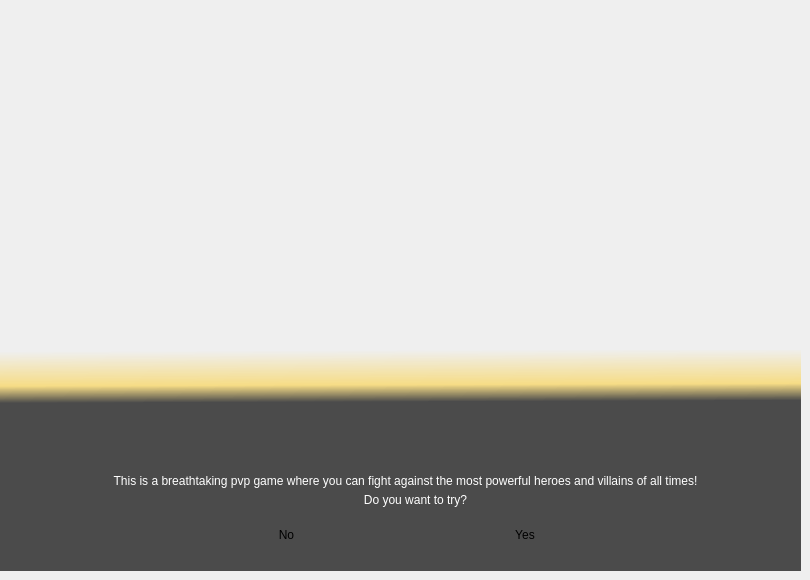
    <widget class="QWidget" name="firstPageWidget">
     <widget class="QLabel" name="label_3">
      <property name="geometry">
       <rect>
        <x>0</x>
        <y>0</y>
        <width>801</width>
        <height>571</height>
       </rect>
      </property>
      <property name="styleSheet">
       <string notr="true">background-image: url(:/images/versus.jpg);</string>
      </property>
      <property name="text">
       <string/>
      </property>
     </widget>
     <widget class="QWidget" name="widget" native="true">
      <property name="geometry">
       <rect>
        <x>0</x>
        <y>350</y>
        <width>801</width>
        <height>221</height>
       </rect>
      </property>
      <property name="styleSheet">
       <string notr="true">background:qlineargradient(spread:pad, x1:0.49291, y1:0, x2:0.499, y2:0.461091, stop:0 rgba(182, 182, 182, 0), stop:0.341232 rgba(255, 198, 8, 116), stop:0.507109 rgba(43, 43, 43, 213))</string>
      </property>
     </widget>
     <widget class="QLabel" name="firstPageLabel1_2">
      <property name="geometry">
       <rect>
        <x>350</x>
        <y>490</y>
        <width>131</width>
        <height>20</height>
       </rect>
      </property>
      <property name="frameShape">
       <enum>QFrame::Shape::NoFrame</enum>
      </property>
      <property name="frameShadow">
       <enum>QFrame::Shadow::Plain</enum>
      </property>
      <property name="text">
       <string>&lt;!DOCTYPE HTML PUBLIC &quot;-//W3C//DTD HTML 4.0//EN&quot; &quot;http://www.w3.org/TR/REC-html40/strict.dtd&quot;&gt;
&lt;html&gt;&lt;head&gt;&lt;meta name=&quot;qrichtext&quot; content=&quot;1&quot; /&gt;&lt;meta charset=&quot;utf-8&quot; /&gt;&lt;style type=&quot;text/css&quot;&gt;
p, li { white-space: pre-wrap; }
hr { height: 1px; border-width: 0; }
li.unchecked::marker { content: &quot;\2610&quot;; }
li.checked::marker { content: &quot;\2612&quot;; }
&lt;/style&gt;&lt;/head&gt;&lt;body style=&quot; font-family:'Segoe UI'; font-size:9pt; font-weight:400; font-style:normal;&quot;&gt;
&lt;p style=&quot; margin-top:12px; margin-bottom:12px; margin-left:0px; margin-right:0px; -qt-block-indent:0; text-indent:0px;&quot;&gt;&lt;span style=&quot; color:#ffffff;&quot;&gt;Do you want to try?&lt;/span&gt;&lt;/p&gt;&lt;/body&gt;&lt;/html&gt;</string>
      </property>
      <property name="textFormat">
       <enum>Qt::TextFormat::AutoText</enum>
      </property>
      <property name="scaledContents">
       <bool>false</bool>
      </property>
      <property name="alignment">
       <set>Qt::AlignmentFlag::AlignCenter</set>
      </property>
      <property name="wordWrap">
       <bool>false</bool>
      </property>
      <property name="openExternalLinks">
       <bool>false</bool>
      </property>
     </widget>
     <widget class="QLabel" name="firstPageLabel1">
      <property name="geometry">
       <rect>
        <x>41</x>
        <y>471</y>
        <width>729</width>
        <height>20</height>
       </rect>
      </property>
      <property name="cursor">
       <cursorShape>ArrowCursor</cursorShape>
      </property>
      <property name="contextMenuPolicy">
       <enum>Qt::ContextMenuPolicy::NoContextMenu</enum>
      </property>
      <property name="acceptDrops">
       <bool>false</bool>
      </property>
      <property name="layoutDirection">
       <enum>Qt::LayoutDirection::RightToLeft</enum>
      </property>
      <property name="frameShape">
       <enum>QFrame::Shape::NoFrame</enum>
      </property>
      <property name="frameShadow">
       <enum>QFrame::Shadow::Plain</enum>
      </property>
      <property name="text">
       <string>&lt;!DOCTYPE HTML PUBLIC &quot;-//W3C//DTD HTML 4.0//EN&quot; &quot;http://www.w3.org/TR/REC-html40/strict.dtd&quot;&gt;
&lt;html&gt;&lt;head&gt;&lt;meta name=&quot;qrichtext&quot; content=&quot;1&quot; /&gt;&lt;meta charset=&quot;utf-8&quot; /&gt;&lt;style type=&quot;text/css&quot;&gt;
p, li { white-space: pre-wrap; }
hr { height: 1px; border-width: 0; }
li.unchecked::marker { content: &quot;\2610&quot;; }
li.checked::marker { content: &quot;\2612&quot;; }
&lt;/style&gt;&lt;/head&gt;&lt;body style=&quot; font-family:'Segoe UI'; font-size:9pt; font-weight:400; font-style:normal;&quot;&gt;
&lt;p style=&quot; margin-top:12px; margin-bottom:12px; margin-left:0px; margin-right:0px; -qt-block-indent:0; text-indent:0px;&quot;&gt;&lt;span style=&quot; color:#ffffff;&quot;&gt;This is a breathtaking pvp game where you can fight against the most powerful heroes and villains of all times!&lt;/span&gt;&lt;/p&gt;&lt;/body&gt;&lt;/html&gt;</string>
      </property>
      <property name="textFormat">
       <enum>Qt::TextFormat::AutoText</enum>
      </property>
      <property name="scaledContents">
       <bool>false</bool>
      </property>
      <property name="alignment">
       <set>Qt::AlignmentFlag::AlignCenter</set>
      </property>
      <property name="wordWrap">
       <bool>false</bool>
      </property>
      <property name="openExternalLinks">
       <bool>false</bool>
      </property>
     </widget>
     <widget class="QWidget" name="horizontalLayoutWidget_2">
      <property name="geometry">
       <rect>
        <x>170</x>
        <y>510</y>
        <width>471</width>
        <height>51</height>
       </rect>
      </property>
      <layout class="QHBoxLayout" name="horizontalLayout_3">
       <item>
        <widget class="QPushButton" name="noButton_2">
         <property name="cursor">
          <cursorShape>PointingHandCursor</cursorShape>
         </property>
         <property name="text">
          <string>No</string>
         </property>
         <property name="flat">
          <bool>true</bool>
         </property>
        </widget>
       </item>
       <item>
        <widget class="QPushButton" name="yesButton_2">
         <property name="palette">
          <palette>
           <active>
            <colorrole role="Link">
             <brush brushstyle="SolidPattern">
              <color alpha="255">
               <red>31</red>
               <green>87</green>
               <blue>107</blue>
              </color>
             </brush>
            </colorrole>
           </active>
           <inactive>
            <colorrole role="Link">
             <brush brushstyle="SolidPattern">
              <color alpha="255">
               <red>31</red>
               <green>87</green>
               <blue>107</blue>
              </color>
             </brush>
            </colorrole>
           </inactive>
           <disabled>
            <colorrole role="Link">
             <brush brushstyle="SolidPattern">
              <color alpha="255">
               <red>31</red>
               <green>87</green>
               <blue>107</blue>
              </color>
             </brush>
            </colorrole>
           </disabled>
          </palette>
         </property>
         <property name="cursor">
          <cursorShape>PointingHandCursor</cursorShape>
         </property>
         <property name="text">
          <string>Yes</string>
         </property>
         <property name="autoDefault">
          <bool>false</bool>
         </property>
         <property name="default">
          <bool>false</bool>
         </property>
         <property name="flat">
          <bool>true</bool>
         </property>
        </widget>
       </item>
      </layout>
     </widget>
    </widget>
